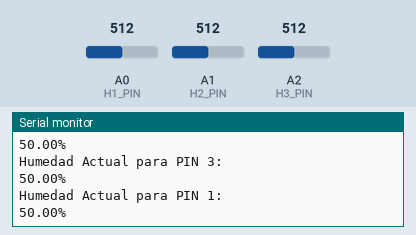
The sketch below on a simulated Arduino Uno, built with avr-gcc and run on an emulated ATmega328P. Parts: the last lines printed to the serial monitor. The test bench sets the inputs (shaded band); at power-on: A0 (H1_PIN) = 512, A1 (H2_PIN) = 512, A2 (H3_PIN) = 512.

Above: at 7.8 s.
7.9 s: A0 (H1_PIN) set to 716
At 9.4 s:
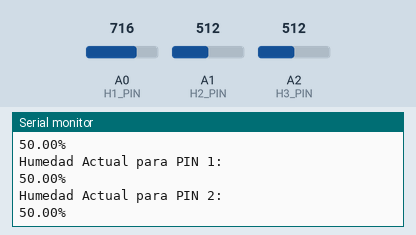
15.7 s: A1 (H2_PIN) set to 306
At 17.2 s:
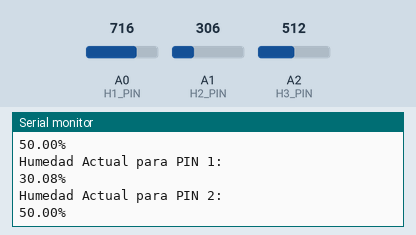
23.5 s: A2 (H3_PIN) set to 900
At 25.4 s:
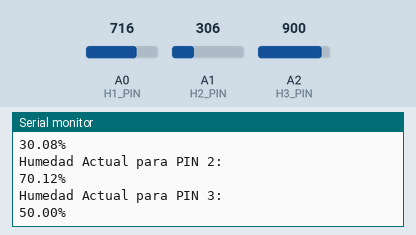
31.3 s: A2 (H3_PIN) set to 1023
At 33.2 s:
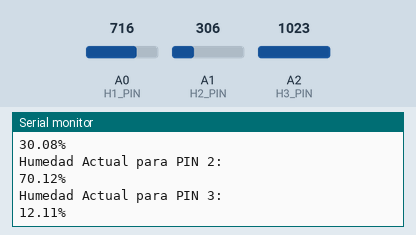
39.1 s: A1 (H2_PIN) set to 122
At 39.8 s:
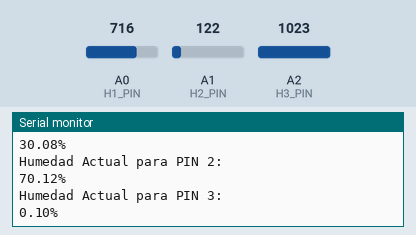
46.9 s: A0 (H1_PIN) set to 511
At 49.8 s:
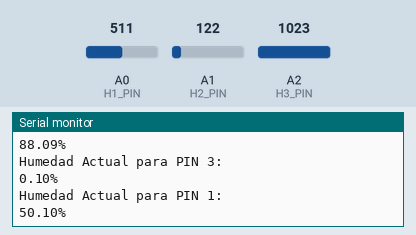
Timing chart, 0 to 51.3 s (numbered marks = the images above; inputs shaded):
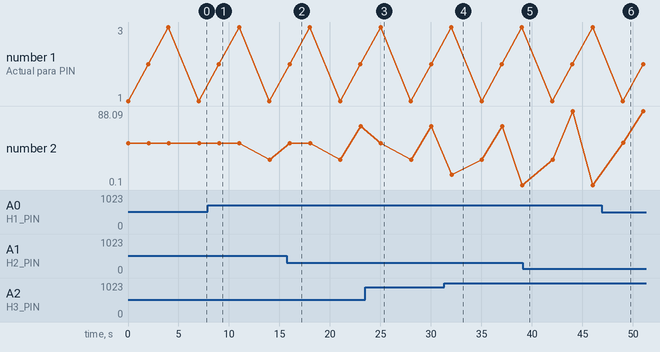

The sketch:

v1_humidity_sensors_info.ino
```cpp
/*
 *  V1 Sensor de Humedad para Tierra
 *
 *  Caso muy sencillo donde tenemos 3 sensores de humedad para plantas.
 *  Las lecturas se hacen en Analógico, en los pines A0, A1 y A2
 *
 *  Mostramos por Serial los datos de las plantas
 */


// Pines para los sensores
int H1_PIN = A0;
int H2_PIN = A1;
int H3_PIN = A2;

void setup() {
  // Iniciamos el Serial
  Serial.begin(9600);

}

void loop() {

  // Cogemos el valor de A0
  int humedad_H1    = analogRead(H1_PIN);
  int humedad_H2    = analogRead(H2_PIN);
  int humedad_H3    = analogRead(H3_PIN);

  float pct_humedad_H1 =  abs( ( humedad_H1 / 1024.00 ) - 1.00 ) * 100.00;
  float pct_humedad_H2 =  abs( ( humedad_H2 / 1024.00 ) - 1.00 ) * 100.00;
  float pct_humedad_H3 =  abs( ( humedad_H3 / 1024.00 ) - 1.00 ) * 100.00;

  Serial.println( "Humedad Actual para PIN 1: " );
  Serial.println( String( pct_humedad_H1, 2 ) + "%" );

  delay(2000);

  Serial.println( "Humedad Actual para PIN 2: " );
  Serial.println( String( pct_humedad_H2, 2 ) + "%" );

  delay(2000);

  Serial.println( "Humedad Actual para PIN 3: ");
  Serial.println( String( pct_humedad_H3, 2 ) + "%" );

  delay(2000);

  delay(1000);


}
```

Measured:
- after the input at 46.9 s, the serial monitor: prints a new line after 2.1 s (image 6)
- plotted number 2: 50 → 30.08 after the input at 7.9 s, 30.08 → 70.12 after the input at 15.7 s, 70.12 → 0.1 after the input at 31.3 s
